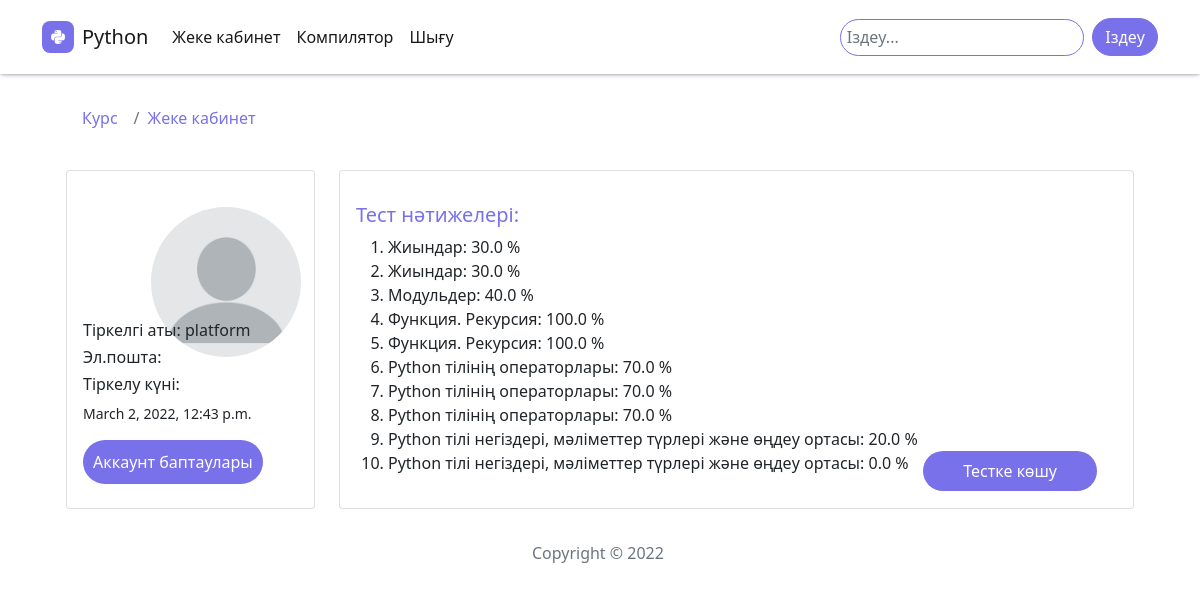
The app's page /profile/ (signed in), older data.
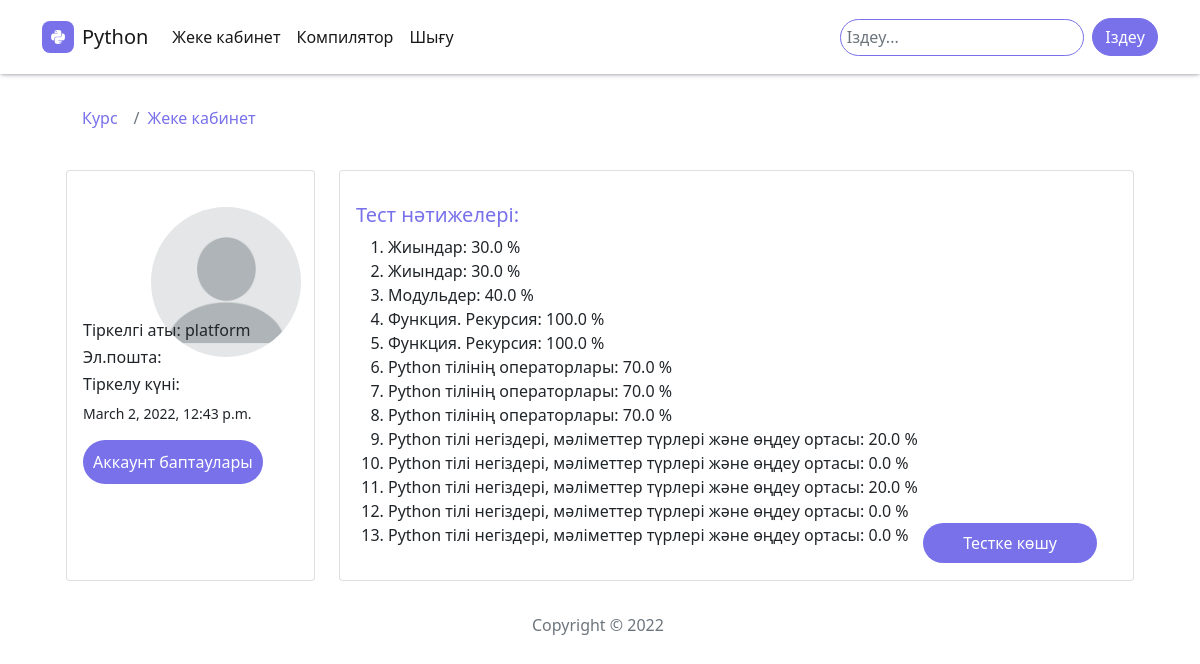
The same page, newer data.
### universystem/models.py (models this page shows, shortened)
class Profile(models.Model):
    photo = models.ImageField(default='images/profile/pfp.png', upload_to='images/profile', null=True)
    user = models.OneToOneField(User, on_delete=models.CASCADE, null=True ,blank=True)
    auth_token = models.CharField(max_length=100)
    is_verified = models.BooleanField(default=False)
    created_at = models.DateTimeField(auto_now_add=True)
    class Meta:
        verbose_name = 'Профили'
        verbose_name_plural = 'Профили'

class Result(models.Model):
    quiz = models.ForeignKey(Quiz, on_delete=models.CASCADE)
    user = models.ForeignKey(User, on_delete=models.CASCADE)
    score = models.FloatField()
    class Meta:
        verbose_name = 'Результаты'
        verbose_name_plural = 'Результаты'

class Quiz(models.Model):
    name = models.CharField(max_length=120)
    topic = models.CharField(max_length=120)
    numbers_of_questions = models.IntegerField()
    time = models.IntegerField(help_text="vremya testa")
    required_score_to_pass = models.IntegerField(help_text="required score to pass")
    class Meta:
        verbose_name = 'Тесты'
        verbose_name_plural = 'Тесты'

### universystem/views.py (the view)
# urls.py: path('profile/',views.view_profile, name='profile'),
@login_required(login_url="/login/")
def view_profile(request):
    result = Result.objects.filter(user=request.user)
    context = {
        'user': request.user,
        'result': result
    }
    return render(request, 'ProfileView.html', context)

### universystem/templates/ProfileView.html (shortened to what this page needs)
{% extends 'base.html' %}
{% load static %}
{% block content %}
 {% if user.is_authenticated %}
 <div class="container">
    <ol class="breadcrumb">
        <li class="breadcrumb-item active" aria-current="page"><a href="{% url 'universystem:topics' %}" >Курс</a></li>
       <li class="breadcrumb-item"><a href="{% url 'universystem:profile' %}" >Жеке кабинет</a></li>
   </ol>
<div class="container py-4 py-xl-5" id="section-1"><div class="container">
    <div class="row gutters">
    <div class="col-xl-3 col-lg-3 col-md-12 col-sm-12 col-12">
    <div class="card h-100">
        <div class="card-body">
            <div class="account-settings">
                <div class="user-profile">
                    <div class="user-avatar">
                        <img src="{{user.profile.photo.url}}"  id="pfp" alt="profilephoto" class="rounded-circle">
                    </div>
                    <h5 class="user-name">Тіркелгі аты: {{ user.username }}</h5>
                    <h6 class="user-email">Эл.пошта: {{ user.email }}</h6>
                </div>
                <div class="about" >
                    <h5>Тіркелу күні:</h5>
                    <p>{{user.date_joined}}</p>
                </div>
                <a href="{% url 'universystem:edit_profile' %}" class="btn btn-primary" id="account">Аккаунт баптаулары</a>
            </div>
        </div>
    </div>
    </div>
    <div class="col-xl-9 col-lg-9 col-md-12 col-sm-12 col-12">
    <div class="card h-100">
        <div class="card-body">
            <div class="row gutters">
                <div class="col-xl-12 col-lg-12 col-md-12 col-sm-12 col-12">
                    <h5 class="mt-3 mb-2" style="color: #7971ea;">Тест нәтижелері:</h5>
                   <ol> {% for r in result %}
                        <li>{{r.quiz.name }}: {{r.score}} %</li>
                    {% endfor %}</ol>
                    <a class="btn btn-primary" style=" float: right; padding: 0.5rem 2.5rem; color:white; text-decoration: none; background-color: #7971ea; border-radius:50px;border: none; margin-right: 2rem; position: absolute;
                    right:    0;
                    bottom:   0; " href="{% url 'universystem:main-quiz' %}">Тестке көшу</a>
                </div>
            </div>
            <div class="row gutters">
                <div class="col-xl-12 col-lg-12 col-md-12 col-sm-12 col-12">
                </div>
            </div>
        </div>
    </div>
</div>
 {% else %}
  <p>login to view</p>
  {% endif %}
{% endblock %}

### universystem/templates/base.html (shortened to what this page needs)
{% load static %}
<!DOCTYPE html>
<html lang="en">
<head>
    <link rel="stylesheet" href="https://maxcdn.bootstrapcdn.com/bootstrap/4.0.0/css/bootstrap.min.css">
    <link rel="stylesheet" href="{% static 'assets/bootstrap/css/bootstrap.min.css' %}">
    <link rel="stylesheet" href="{% static 'assets/fonts/fontawesome-all.min.css' %}">
    <link rel="stylesheet" href="{% static 'assets/css/Articles-Cards.css' %}">
    <link rel="stylesheet" href="{% static 'assets/css/Navbar-Centered-Links.css' %}">
    <link rel="stylesheet" href="{% static 'assets/css/Articles-Cards.css' %}">
    <link rel="stylesheet" href="{% static 'assets/css/styles.css' %}">
</head>
<body>
    <nav class="navbar navbar-light navbar-expand-md py-3" >
        <div class="container">
        <a class="navbar-brand d-flex align-items-center" href="{% url 'universystem:topics' %}">
            <span class="bs-icon-sm bs-icon-rounded bs-icon-primary d-flex justify-content-center align-items-center me-2 bs-icon">
                <i class="fab fa-python"></i>
            </span>
            <span>Python</span>
        </a>
        <div class="collapse navbar-collapse" id="navbarSupportedContent">
            <ul class="navbar-nav me-auto">
                <li class="nav-item"><a class="nav-link active" href="{% url 'universystem:profile' %}">Жеке кабинет</a></li>
                <li class="nav-item"><a class="nav-link active" href="{% url 'universystem:runcode' %}">Компилятор</a></li>
                <li class="nav-item"><a class="nav-link active" href="{% url 'universystem:logout' %}">Шығу</a></li>
            </ul>
            <form class="form-inline my-2 my-lg-0" action="{% url 'universystem:search'%}" method="post">
                <input class="form-control mr-sm-2" type="search" placeholder="Іздеу..." aria-label="Search" name="searched" style="border-radius: 50px; padding: 5.5px; border-color: #7971ea;">
                <button class="btn btn-primary" id="search" type="submit">Іздеу</button>
            </form>
        </div>
    </div>
      </nav>
{% block content %}
{% endblock %}
<footer class="text-center py-4">
    <div class="container">
        <div class="row row-cols-1 row-cols-lg-3">
            <div class="col">
            </div>
            <div class="col">
                <p class="text-muted my-2">Copyright&nbsp;© 2022&nbsp;</p>
            </div>
        </div>
    </div>
</footer>
</body>
</html>

### static/assets/css/Navbar-Centered-Links.css (style rules this page uses)
.bs-icon { --bs-icon-size: .75rem; display: flex; flex-shrink: 0; justify-content: center; align-items: center; font-size: var(--bs-icon-size); width: calc(var(--bs-icon-size) * 2); height: calc(var(--bs-icon-size) * 2); color: var(--bs-primary); }
.bs-icon-sm { --bs-icon-size: 1rem; }
.bs-icon.bs-icon-primary { color: var(--bs-white); background: var(--bs-primary); }
.bs-icon.bs-icon-rounded { border-radius: .5rem; }

### static/assets/css/styles.css (style rules this page uses)
.bs-icon-sm.bs-icon-rounded.bs-icon-primary.bs-icon { background-color: #7971ea; }
#search { background-color: #7971ea; border-radius: 50px; border-color: #7971ea; }
.breadcrumb { margin: 20px 40px; }
.navbar { box-shadow: rgba(50, 50, 93, 0.25) 0px 2px 5px -1px, rgba(0, 0, 0, 0.3) 0px 1px 3px -1px; }

### universystem/templates/base.html (style rules this page uses)
body { overflow-x: hidden; }

### universystem/templates/ProfileView.html (style rules this page uses)
a:link { color: #7971ea; text-decoration: none; }
.btn.btn-primary { color: white; background-color: #7971ea; }
.user-avatar { margin-top: 1rem; border-radius: 50%; width: 200px; height: 120px; margin-left: 2rem; display: block; margin: 0 auto; }
img { border-radius: 50%; width: 100%; height: auto; width: 150px; height: 150px; border-radius: 50%; margin: 20px; object-fit: cover; object-position: center right; }
.user-avatar { width: 180px; height: 180px; }
#account { border-radius: 50px; border: none; padding: 10px; }
.breadcrumb { background-color: white; font-size: 18px; margin-top: 4rem; }
.user-name { padding-top: 30px; }
@media all and (max-width: 1400px) { .breadcrumb { background-color: white; font-size: 16px; margin-top: 2rem; margin-bottom: -0.5rem; } }
@media all and (max-width: 1400px) { .user-avatar { width: 150px; height: 150px; display: block; margin: 0 auto; } }
@media all and (max-width: 1400px) { .about h5 { font-size: 16px; } }
@media all and (max-width: 1400px) { .about p { font-size: 14px; } }
@media all and (max-width: 1200px) { .breadcrumb { background-color: white; font-size: 16px; margin-top: 2rem; margin-bottom: -0.5rem; } }
@media all and (max-width: 1200px) { .user-avatar { width: 120px; height: 120px; display: block; margin: 0 auto; } }
@media all and (max-width: 1200px) { .user-name { margin-top: -1rem; font-size: 16px; } }
@media all and (max-width: 1200px) { .about h5 { font-size: 16px; } }
@media all and (max-width: 1200px) { .about p { font-size: 14px; } }

Row changes from the older to the newer data that the page shows:
added Result: quiz.name "Python тілі негіздері, мәліметтер түрлері және өңдеу ортасы", score "20.0"
added Result: quiz.name "Python тілі негіздері, мәліметтер түрлері және өңдеу ортасы", score "0.0"
added Result: quiz.name "Python тілі негіздері, мәліметтер түрлері және өңдеу ортасы", score "0.0"
